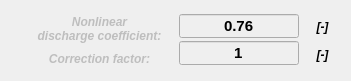
        <widget class="QWidget" name="gridLayoutWidget_4">
         <property name="geometry">
          <rect>
           <x>10</x>
           <y>30</y>
           <width>351</width>
           <height>81</height>
          </rect>
         </property>
         <layout class="QGridLayout" name="gridLayout_4">
          <property name="sizeConstraint">
           <enum>QLayout::SetNoConstraint</enum>
          </property>
          <property name="verticalSpacing">
           <number>0</number>
          </property>
          <item row="0" column="1">
           <layout class="QVBoxLayout" name="verticalLayout_9">
            <property name="sizeConstraint">
             <enum>QLayout::SetNoConstraint</enum>
            </property>
            <item>
             <widget class="QLineEdit" name="lineEdit_nonlinDischarge">
              <property name="enabled">
               <bool>false</bool>
              </property>
              <property name="sizePolicy">
               <sizepolicy hsizetype="Fixed" vsizetype="Fixed">
                <horstretch>0</horstretch>
                <verstretch>0</verstretch>
               </sizepolicy>
              </property>
              <property name="minimumSize">
               <size>
                <width>120</width>
                <height>24</height>
               </size>
              </property>
              <property name="maximumSize">
               <size>
                <width>120</width>
                <height>24</height>
               </size>
              </property>
              <property name="palette">
               <palette>
                <active>
                 <colorrole role="WindowText">
                  <brush brushstyle="SolidPattern">
                   <color alpha="255">
                    <red>0</red>
                    <green>0</green>
                    <blue>0</blue>
                   </color>
                  </brush>
                 </colorrole>
                 <colorrole role="Text">
                  <brush brushstyle="SolidPattern">
                   <color alpha="255">
                    <red>0</red>
                    <green>0</green>
                    <blue>0</blue>
                   </color>
                  </brush>
                 </colorrole>
                 <colorrole role="ButtonText">
                  <brush brushstyle="SolidPattern">
                   <color alpha="255">
                    <red>0</red>
                    <green>0</green>
                    <blue>0</blue>
                   </color>
                  </brush>
                 </colorrole>
                </active>
                <inactive>
                 <colorrole role="WindowText">
                  <brush brushstyle="SolidPattern">
                   <color alpha="255">
                    <red>0</red>
                    <green>0</green>
                    <blue>0</blue>
                   </color>
                  </brush>
                 </colorrole>
                 <colorrole role="Text">
                  <brush brushstyle="SolidPattern">
                   <color alpha="255">
                    <red>0</red>
                    <green>0</green>
                    <blue>0</blue>
                   </color>
                  </brush>
                 </colorrole>
                 <colorrole role="ButtonText">
                  <brush brushstyle="SolidPattern">
                   <color alpha="255">
                    <red>0</red>
                    <green>0</green>
                    <blue>0</blue>
                   </color>
                  </brush>
                 </colorrole>
                </inactive>
                <disabled>
                 <colorrole role="WindowText">
                  <brush brushstyle="SolidPattern">
                   <color alpha="255">
                    <red>0</red>
                    <green>0</green>
                    <blue>0</blue>
                   </color>
                  </brush>
                 </colorrole>
                 <colorrole role="Text">
                  <brush brushstyle="SolidPattern">
                   <color alpha="255">
                    <red>0</red>
                    <green>0</green>
                    <blue>0</blue>
                   </color>
                  </brush>
                 </colorrole>
                 <colorrole role="ButtonText">
                  <brush brushstyle="SolidPattern">
                   <color alpha="255">
                    <red>0</red>
                    <green>0</green>
                    <blue>0</blue>
                   </color>
                  </brush>
                 </colorrole>
                </disabled>
               </palette>
              </property>
              <property name="font">
               <font>
                <family>Arial</family>
                <pointsize>11</pointsize>
                <weight>75</weight>
                <italic>false</italic>
                <bold>true</bold>
               </font>
              </property>
              <property name="styleSheet">
               <string notr="true">color: rgb(0, 0, 0);</string>
              </property>
              <property name="text">
               <string>0.76</string>
              </property>
              <property name="alignment">
               <set>Qt::AlignCenter</set>
              </property>
             </widget>
            </item>
            <item>
             <widget class="QLineEdit" name="lineEdit_correction">
              <property name="enabled">
               <bool>false</bool>
              </property>
              <property name="sizePolicy">
               <sizepolicy hsizetype="Fixed" vsizetype="Fixed">
                <horstretch>0</horstretch>
                <verstretch>0</verstretch>
               </sizepolicy>
              </property>
              <property name="minimumSize">
               <size>
                <width>120</width>
                <height>24</height>
               </size>
              </property>
              <property name="maximumSize">
               <size>
                <width>120</width>
                <height>24</height>
               </size>
              </property>
              <property name="palette">
               <palette>
                <active>
                 <colorrole role="WindowText">
                  <brush brushstyle="SolidPattern">
                   <color alpha="255">
                    <red>0</red>
                    <green>0</green>
                    <blue>0</blue>
                   </color>
                  </brush>
                 </colorrole>
                 <colorrole role="Text">
                  <brush brushstyle="SolidPattern">
                   <color alpha="255">
                    <red>0</red>
                    <green>0</green>
                    <blue>0</blue>
                   </color>
                  </brush>
                 </colorrole>
                 <colorrole role="ButtonText">
                  <brush brushstyle="SolidPattern">
                   <color alpha="255">
                    <red>0</red>
                    <green>0</green>
                    <blue>0</blue>
                   </color>
                  </brush>
                 </colorrole>
                </active>
                <inactive>
                 <colorrole role="WindowText">
                  <brush brushstyle="SolidPattern">
                   <color alpha="255">
                    <red>0</red>
                    <green>0</green>
                    <blue>0</blue>
                   </color>
                  </brush>
                 </colorrole>
                 <colorrole role="Text">
                  <brush brushstyle="SolidPattern">
                   <color alpha="255">
                    <red>0</red>
                    <green>0</green>
                    <blue>0</blue>
                   </color>
                  </brush>
                 </colorrole>
                 <colorrole role="ButtonText">
                  <brush brushstyle="SolidPattern">
                   <color alpha="255">
                    <red>0</red>
                    <green>0</green>
                    <blue>0</blue>
                   </color>
                  </brush>
                 </colorrole>
                </inactive>
                <disabled>
                 <colorrole role="WindowText">
                  <brush brushstyle="SolidPattern">
                   <color alpha="255">
                    <red>0</red>
                    <green>0</green>
                    <blue>0</blue>
                   </color>
                  </brush>
                 </colorrole>
                 <colorrole role="Text">
                  <brush brushstyle="SolidPattern">
                   <color alpha="255">
                    <red>0</red>
                    <green>0</green>
                    <blue>0</blue>
                   </color>
                  </brush>
                 </colorrole>
                 <colorrole role="ButtonText">
                  <brush brushstyle="SolidPattern">
                   <color alpha="255">
                    <red>0</red>
                    <green>0</green>
                    <blue>0</blue>
                   </color>
                  </brush>
                 </colorrole>
                </disabled>
               </palette>
              </property>
              <property name="font">
               <font>
                <family>Arial</family>
                <pointsize>11</pointsize>
                <weight>75</weight>
                <italic>false</italic>
                <bold>true</bold>
               </font>
              </property>
              <property name="styleSheet">
               <string notr="true">color: rgb(0, 0, 0);</string>
              </property>
              <property name="text">
               <string>1</string>
              </property>
              <property name="alignment">
               <set>Qt::AlignCenter</set>
              </property>
             </widget>
            </item>
           </layout>
          </item>
          <item row="0" column="0">
           <layout class="QVBoxLayout" name="verticalLayout_10" stretch="0,0">
            <property name="spacing">
             <number>6</number>
            </property>
            <property name="sizeConstraint">
             <enum>QLayout::SetDefaultConstraint</enum>
            </property>
            <property name="leftMargin">
             <number>6</number>
            </property>
            <property name="rightMargin">
             <number>6</number>
            </property>
            <item>
             <widget class="QLabel" name="label_nonlinDischarge">
              <property name="enabled">
               <bool>false</bool>
              </property>
              <property name="sizePolicy">
               <sizepolicy hsizetype="Preferred" vsizetype="Preferred">
                <horstretch>0</horstretch>
                <verstretch>0</verstretch>
               </sizepolicy>
              </property>
              <property name="minimumSize">
               <size>
                <width>165</width>
                <height>35</height>
               </size>
              </property>
              <property name="maximumSize">
               <size>
                <width>165</width>
                <height>30</height>
               </size>
              </property>
              <property name="font">
               <font>
                <family>Arial</family>
                <weight>75</weight>
                <italic>true</italic>
                <bold>true</bold>
               </font>
              </property>
              <property name="text">
               <string>Nonlinear 
discharge coefficient:</string>
              </property>
              <property name="alignment">
               <set>Qt::AlignCenter</set>
              </property>
             </widget>
            </item>
            <item>
             <widget class="QLabel" name="label_correction">
              <property name="enabled">
               <bool>false</bool>
              </property>
              <property name="sizePolicy">
               <sizepolicy hsizetype="Preferred" vsizetype="Preferred">
                <horstretch>0</horstretch>
                <verstretch>0</verstretch>
               </sizepolicy>
              </property>
              <property name="minimumSize">
               <size>
                <width>165</width>
                <height>30</height>
               </size>
              </property>
              <property name="maximumSize">
               <size>
                <width>165</width>
                <height>30</height>
               </size>
              </property>
              <property name="font">
               <font>
                <family>Arial</family>
                <weight>75</weight>
                <italic>true</italic>
                <bold>true</bold>
               </font>
              </property>
              <property name="text">
               <string>Correction factor:</string>
              </property>
              <property name="alignment">
               <set>Qt::AlignCenter</set>
              </property>
             </widget>
            </item>
           </layout>
          </item>
          <item row="0" column="2">
           <layout class="QVBoxLayout" name="verticalLayout_11">
            <property name="sizeConstraint">
             <enum>QLayout::SetDefaultConstraint</enum>
            </property>
            <item>
             <widget class="QLabel" name="label_21">
              <property name="sizePolicy">
               <sizepolicy hsizetype="Preferred" vsizetype="Preferred">
                <horstretch>0</horstretch>
                <verstretch>0</verstretch>
               </sizepolicy>
              </property>
              <property name="minimumSize">
               <size>
                <width>35</width>
                <height>25</height>
               </size>
              </property>
              <property name="maximumSize">
               <size>
                <width>35</width>
                <height>25</height>
               </size>
              </property>
              <property name="font">
               <font>
                <family>Arial</family>
                <weight>75</weight>
                <italic>true</italic>
                <bold>true</bold>
               </font>
              </property>
              <property name="text">
               <string>[-]</string>
              </property>
              <property name="alignment">
               <set>Qt::AlignCenter</set>
              </property>
             </widget>
            </item>
            <item>
             <widget class="QLabel" name="label_27">
              <property name="sizePolicy">
               <sizepolicy hsizetype="Preferred" vsizetype="Preferred">
                <horstretch>0</horstretch>
                <verstretch>0</verstretch>
               </sizepolicy>
              </property>
              <property name="minimumSize">
               <size>
                <width>35</width>
                <height>25</height>
               </size>
              </property>
              <property name="maximumSize">
               <size>
                <width>35</width>
                <height>25</height>
               </size>
              </property>
              <property name="font">
               <font>
                <family>Arial</family>
                <weight>75</weight>
                <italic>true</italic>
                <bold>true</bold>
               </font>
              </property>
              <property name="text">
               <string>[-]</string>
              </property>
              <property name="alignment">
               <set>Qt::AlignCenter</set>
              </property>
             </widget>
            </item>
           </layout>
          </item>
         </layout>
        </widget>
